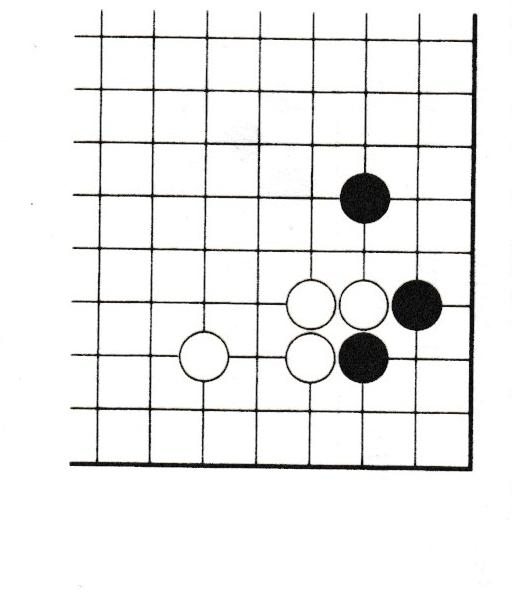
#> input picture images/01 - PB01.jpg, 512 x 612 px
$ python -i qualibration_tools.py   (imports and definitions only)
#> lines starting #> are read from the running program, lines starting #| are printed output that depends on the picture; after the words box and inside, x2 and y2 are one past the last pixel; in counts of white or black regions, pixels touching at a corner belong together
"""
permit to qualibrate program
"""
import cv2 as cv
import numpy as np

def find_radius(bw_img) -> int:
    """
    guess stone radius with median radius
    """

    thresh=cv.bitwise_not(bw_img)
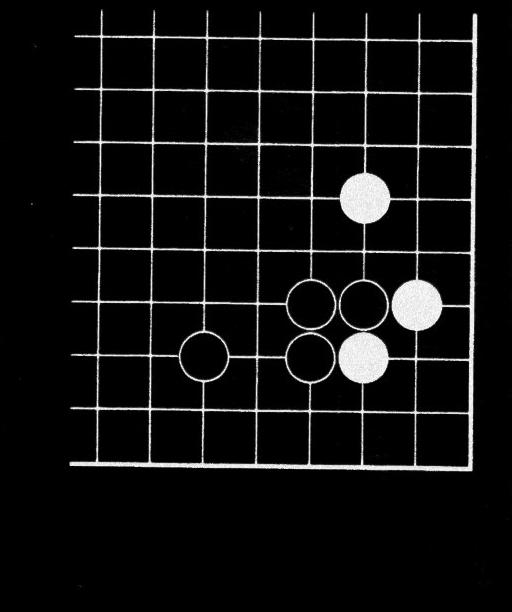
#> thresh: shape (612, 512); min 0, max 255, mean 16.7
    cnts = cv.findContours(thresh, cv.RETR_TREE, cv.CHAIN_APPROX_NONE)
#> cnts = 3252 contours, 3047 with area under 20; largest, box (x1, y1, x2, y2) and area: (64, 8, 488, 480) 172686, (203, 411, 256, 463) 2238, (100, 196, 152, 248) 2166, (98, 356, 149, 407) 2164, (419, 147, 472, 199) 2156
    cnts = cnts[0] if len(cnts) == 2 else cnts[1]
    listArea = []
    list_boundingRect =[]
    for c in cnts:

        peri = cv.arcLength(c, True)
        approx = cv.approxPolyDP(c, 0.04 * peri, True)
        if len(approx) == 4:
            (x, y, w, h) = cv.boundingRect(approx)
            ar = w / float(h)
            if ar >= 0.95 and ar <= 1.05:
                list_boundingRect.append((x, y, w, h))
#> this loop made 3252 passes
#> (peri, approx, x, y, w, h, ar) on passes 6, 14, 15, 18, 19, 20, 22, 32: (5.41, [[473, 579], [472, 579], [472, 581], [473, 580]], 472, 579, 2, 3, 0.667), (16, [[475, 544], [475, 551], [476, 551], [476, 544]], 475, 544, 2, 8, 0.25), (18, [[429, 544], [429, 551], [431, 551], [431, 544]], 429, 544, 3, 8, 0.375), (5.41, [[480, 510], [480, 511], [482, 511], [481, 511]], 480, 510, 3, 2, 1.5), (29.66, [[510, 504], [510, 511], [506, 512], [511, 515]], 506, 504, 6, 12, 0.5), (20.83, [[487, 504], [480, 505], [480, 507], [487, 508]], 480, 504, 8, 5, 1.6), (37.41, [[507, 480], [509, 495], [511, 495], [511, 480]], 507, 480, 5, 16, 0.312), (6, [[81, 470], [81, 471], [83, 471], [83, 470]], 81, 470, 3, 2, 1.5)
#> (peri, x, y, w, h, ar) on passes 65, 69, 71, 72, 73, 98: (22, 480, 296, 8, 5, 1.6), (6, 504, 278, 3, 2, 1.5), (18.83, 504, 246, 2, 10, 0.2), (12.24, 507, 243, 5, 4, 1.25), (6, 504, 241, 2, 3, 0.667), (44.24, 507, 188, 5, 20, 0.25)
#> after the loop, list_boundingRect = 1011 items, first 6: (506, 393, 6, 6), (507, 387, 5, 5), (31, 44, 3, 3), (472, 470, 3, 3), (399, 470, 3, 3), (392, 470, 3, 3)


    median_cnt = np.median(list_boundingRect,0)
#> median_cnt = [295, 279, 3, 3]
    rows = thresh.shape[0]
#> rows = 612

    radius = (median_cnt[2]+median_cnt[3])/4
#> radius = 1.5

    return round(radius)

>>> import cv2
>>> picture = cv2.imread('../images/01 - PB01.jpg', cv2.IMREAD_GRAYSCALE)
>>> result = find_radius(picture)
#> result = 2

$ run again, on images/01 - PB02.jpg
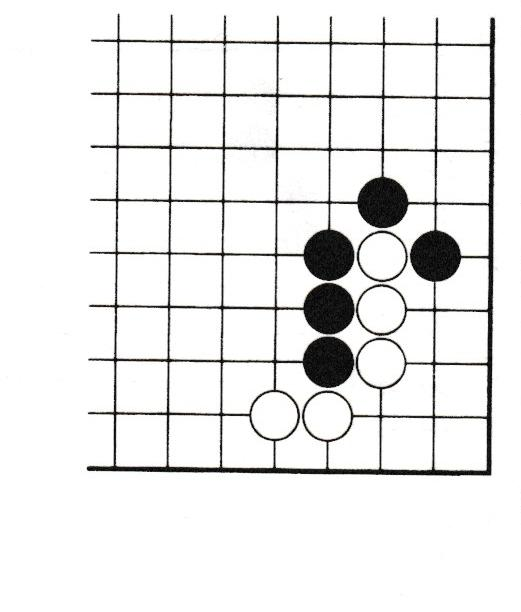
#> input picture images/01 - PB02.jpg, 521 x 612 px
#> in find_radius, `thresh=cv.bitwise_not(bw_img)`:
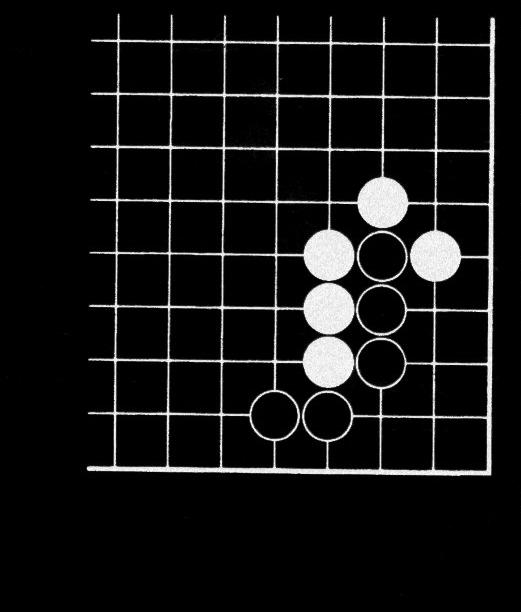
#> thresh: shape (612, 521); min 0, max 255, mean 20.5
#> cnts = 3245 contours, 3063 with area under 20; largest, box (x1, y1, x2, y2) and area: (80, 8, 504, 483) 172250, (118, 148, 170, 200) 2287, (384, 45, 435, 96) 2190, (222, 309, 275, 357) 2184, (437, 99, 490, 149) 2142
#> the loop in find_radius, `for c in cnts: ` made 3245 passes
#> (peri, approx, x, y, w, h, ar) on passes 3, 33, 38, 40, 41: (22, [[440, 552], [440, 559], [444, 559], [444, 552]], 440, 552, 5, 8, 0.625), (16, [[96, 456], [96, 457], [103, 457], [103, 456]], 96, 456, 8, 2, 4), (24, [[56, 377], [56, 382], [63, 382], [63, 377]], 56, 377, 8, 6, 1.33), (16, [[19, 376], [19, 383], [20, 383], [20, 376]], 19, 376, 2, 8, 0.25), (10, [[5, 376], [5, 379], [7, 379], [7, 376]], 5, 376, 3, 4, 0.75)
#> after the loop in find_radius, `for c in cnts:`: list_boundingRect = 1117 items, first 6: (443, 476, 3, 3), (342, 476, 3, 3), (230, 476, 3, 3), (222, 476, 3, 3), (463, 475, 3, 3), (397, 475, 3, 3)
#> median_cnt = [327, 264, 3, 3]
#> radius = 1.5
#> result = 2

$ run again, on images/01 - PB03.jpg
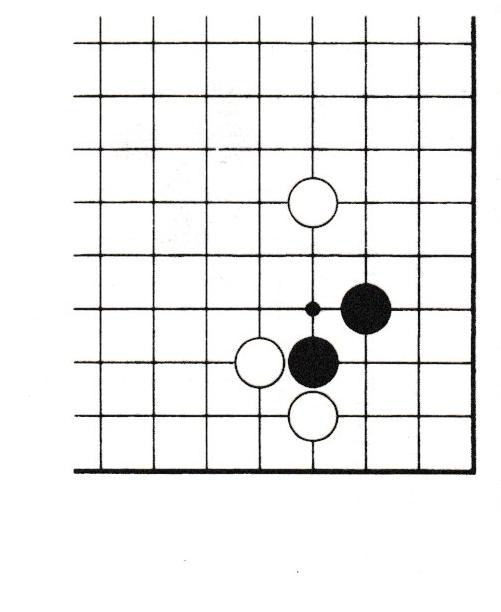
#> input picture images/01 - PB03.jpg, 501 x 612 px
#> in find_radius, `thresh=cv.bitwise_not(bw_img)`:
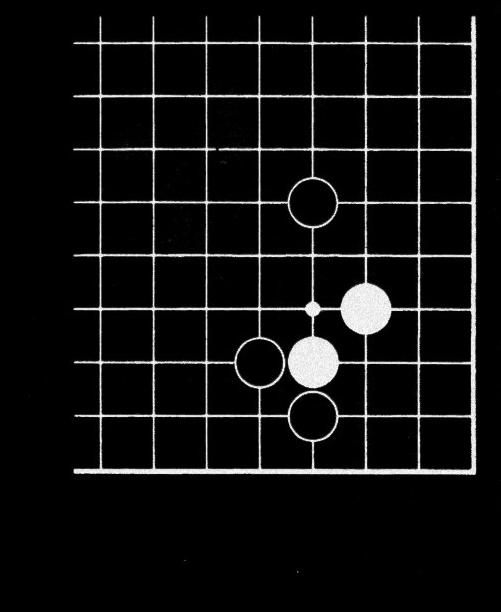
#> thresh: shape (612, 501); min 0, max 255, mean 16.6
#> cnts = 3160 contours, 2966 with area under 20; largest, box (x1, y1, x2, y2) and area: (64, 8, 480, 480) 171849, (101, 363, 153, 415) 2196, (101, 44, 153, 95) 2182, (420, 364, 471, 415) 2166, (101, 203, 153, 251) 2078
#> the loop in find_radius, `for c in cnts: ` made 3160 passes
#> (peri, approx, x, y, w, h, ar) on passes 2, 6, 10, 11, 12: (40.63, [[293, 568], [293, 575], [303, 575], [303, 568]], 293, 568, 11, 8, 1.38), (9.41, [[177, 560], [176, 560], [176, 564], [177, 563]], 176, 560, 2, 5, 0.4), (18, [[365, 552], [365, 559], [367, 559], [367, 552]], 365, 552, 3, 8, 0.375), (18, [[408, 501], [408, 503], [415, 503], [415, 501]], 408, 501, 8, 3, 2.67), (38, [[496, 496], [496, 511], [500, 511], [500, 496]], 496, 496, 5, 16, 0.312)
#> after the loop in find_radius, `for c in cnts:`: list_boundingRect = 1023 items, first 6: (374, 477, 3, 3), (110, 477, 3, 3), (134, 476, 3, 3), (111, 476, 3, 3), (103, 476, 3, 3), (86, 476, 3, 3)
#> median_cnt = [304, 258, 3, 3]
#> radius = 1.5
#> result = 2

$ run again, on images/01 - PB04.jpg
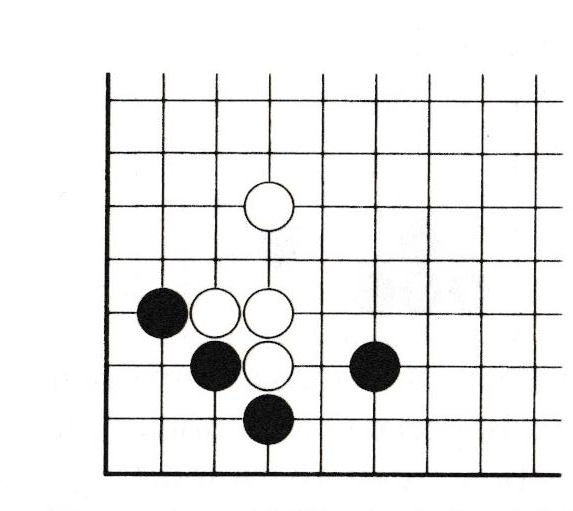
#> input picture images/01 - PB04.jpg, 573 x 511 px
#> in find_radius, `thresh=cv.bitwise_not(bw_img)`:
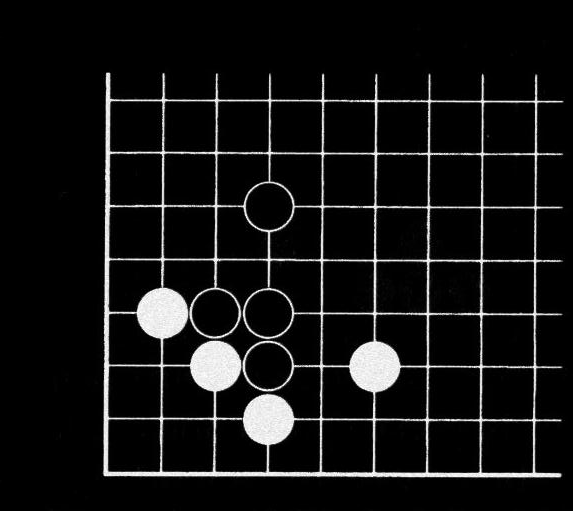
#> thresh: shape (511, 573); min 0, max 255, mean 19.9
#> cnts = 3284 contours, 3081 with area under 20; largest, box (x1, y1, x2, y2) and area: (85, 66, 573, 493) 173340, (430, 154, 482, 207) 2116, (377, 154, 428, 207) 2091, (110, 153, 162, 205) 2062, (271, 101, 322, 153) 2036
#> the loop in find_radius, `for c in cnts: ` made 3284 passes
#> (peri, approx, x, y, w, h, ar) on passes 2, 5, 7, 10, 18: (10.83, [[253, 508], [253, 510], [257, 510], [256, 509]], 253, 508, 5, 3, 1.67), (26.83, [[413, 507], [413, 510], [424, 510], [421, 507]], 413, 507, 12, 4, 3), (26.24, [[321, 509], [332, 510], [325, 509], [324, 507]], 321, 507, 12, 4, 3), (10, [[179, 506], [179, 510], [180, 510], [180, 506]], 179, 506, 2, 5, 0.4), (5.41, [[273, 504], [272, 504], [272, 506], [273, 505]], 272, 504, 2, 3, 0.667)
#> after the loop in find_radius, `for c in cnts:`: list_boundingRect = 1066 items, first 6: (85, 496, 5, 5), (73, 490, 4, 4), (571, 374, 2, 2), (321, 479, 3, 3), (520, 478, 3, 3), (305, 478, 3, 3)
#> median_cnt = [293.5, 290, 3, 3]
#> radius = 1.5
#> result = 2
